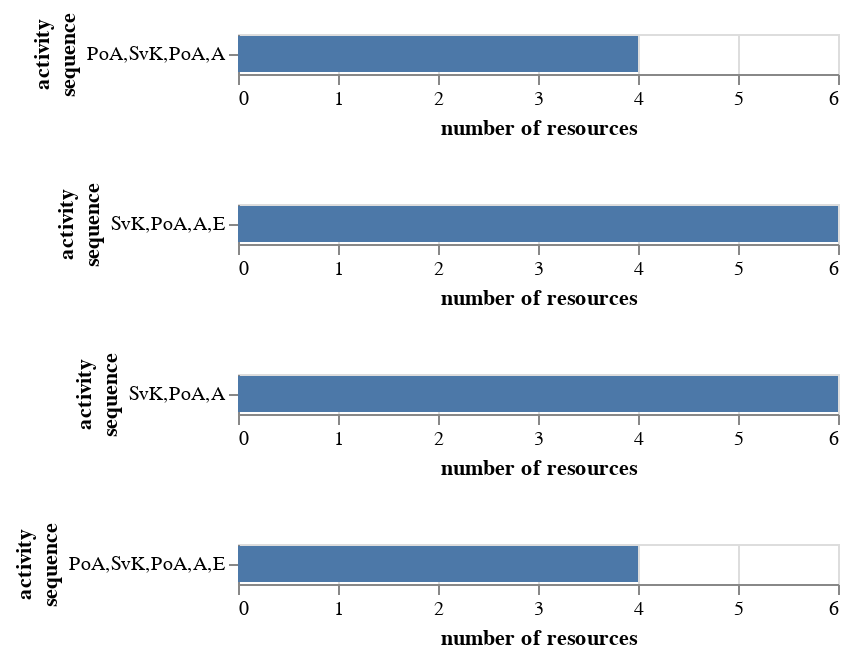

This figure's notebook cell:
### Code cell
charts = []
for seq in short_seqs:
    data = seq_log[seq_log['seq'] == seq].groupby('seq').agg(
        num_res=pd.NamedAgg('resource', 'nunique')
    )
    charts.append(
        alt.Chart(data).mark_bar().encode(
            x=alt.X('num_res:Q').title('number of resources'),
            y=alt.Y('seq:N').title(['activity', 'sequence'])
        )
    )

alt.vconcat(*charts).resolve_scale(x='shared')

### Figure 1 — Vega specification as saved in the notebook (floating-point values rounded to 4 significant figures)
{"$schema": "https://vega.github.io/schema/vega/v5.json", "data": [{"name": "source_0", "values": [{"num_res": 4, "num_res_end": 4.0, "num_res_start": 0.0, "seq": "PoA,SvK,PoA,A"}]}, {"name": "source_1", "values": [{"num_res": 6, "num_res_end": 6.0, "num_res_start": 0.0, "seq": "SvK,PoA,A,E"}]}, {"name": "source_2", "values": [{"num_res": 6, "num_res_end": 6.0, "num_res_start": 0.0, "seq": "SvK,PoA,A"}]}, {"name": "source_3", "values": [{"num_res": 4, "num_res_end": 4.0, "num_res_start": 0.0, "seq": "PoA,SvK,PoA,A,E"}]}, {"name": "source_0_concat_0_y_domain_seq", "values": [{"seq": "PoA,SvK,PoA,A"}]}, {"name": "source_1_concat_1_y_domain_seq", "values": [{"seq": "SvK,PoA,A,E"}]}, {"name": "source_2_concat_2_y_domain_seq", "values": [{"seq": "SvK,PoA,A"}]}, {"name": "source_3_concat_3_y_domain_seq", "values": [{"seq": "PoA,SvK,PoA,A,E"}]}], "signals": [{"name": "concat_0_y_step", "value": 20}, {"name": "concat_0_height", "update": "bandspace(domain('concat_0_y').length, 0.1, 0.05) * concat_0_y_step"}, {"name": "concat_1_y_step", "value": 20}, {"name": "concat_1_height", "update": "bandspace(domain('concat_1_y').length, 0.1, 0.05) * concat_1_y_step"}, {"name": "concat_2_y_step", "value": 20}, {"name": "concat_2_height", "update": "bandspace(domain('concat_2_y').length, 0.1, 0.05) * concat_2_y_step"}, {"name": "concat_3_y_step", "value": 20}, {"name": "concat_3_height", "update": "bandspace(domain('concat_3_y').length, 0.1, 0.05) * concat_3_y_step"}], "marks": [{"type": "group", "name": "concat_0_group", "encode": {"update": {"height": {"signal": "concat_0_height"}, "width": {"signal": "width"}}}, "marks": [{"type": "rect", "name": "concat_0_marks", "from": {"data": "source_0"}, "encode": {"update": {"description": {"signal": "\"number of resources: \" + (format(datum[\"num_res\"], \"\")) + \"; activity, sequence: \" + (isValid(datum[\"seq\"]) ? datum[\"seq\"] : \"\"+datum[\"seq\"])"}, "fill": {"value": "#4c78a8"}, "x2": {"field": "num_res_start", "scale": "x"}, "ariaRoleDescription": {"value": "bar"}, "y": {"field": "seq", "scale": "concat_0_y"}, "x": {"field": "num_res_end", "scale": "x"}, "height": {"signal": "max(0.25, bandwidth('concat_0_y'))"}}}, "style": ["bar"]}], "axes": [{"scale": "x", "ticks": false, "maxExtent": 0, "tickCount": {"signal": "ceil(width/40)"}, "minExtent": 0, "aria": false, "orient": "bottom", "grid": true, "gridScale": "concat_0_y", "domain": false, "zindex": 0, "labels": false}, {"scale": "x", "tickCount": {"signal": "ceil(width/40)"}, "zindex": 0, "labelFlush": true, "grid": false, "labelOverlap": true, "orient": "bottom", "title": "number of resources"}, {"scale": "concat_0_y", "zindex": 0, "grid": false, "title": ["activity", "sequence"], "orient": "left"}], "style": "cell"}, {"type": "group", "name": "concat_1_group", "encode": {"update": {"width": {"signal": "width"}, "height": {"signal": "concat_1_height"}}}, "marks": [{"type": "rect", "name": "concat_1_marks", "from": {"data": "source_1"}, "encode": {"update": {"description": {"signal": "\"number of resources: \" + (format(datum[\"num_res\"], \"\")) + \"; activity, sequence: \" + (isValid(datum[\"seq\"]) ? datum[\"seq\"] : \"\"+datum[\"seq\"])"}, "x": {"field": "num_res_end", "scale": "x"}, "x2": {"field": "num_res_start", "scale": "x"}, "fill": {"value": "#4c78a8"}, "y": {"field": "seq", "scale": "concat_1_y"}, "ariaRoleDescription": {"value": "bar"}, "height": {"signal": "max(0.25, bandwidth('concat_1_y'))"}}}, "style": ["bar"]}], "axes": [{"scale": "x", "ticks": false, "zindex": 0, "domain": false, "labels": false, "minExtent": 0, "orient": "bottom", "tickCount": {"signal": "ceil(width/40)"}, "maxExtent": 0, "gridScale": "concat_1_y", "aria": false, "grid": true}, {"scale": "x", "title": "number of resources", "labelOverlap": true, "grid": false, "orient": "bottom", "tickCount": {"signal": "ceil(width/40)"}, "zindex": 0, "labelFlush": true}, {"scale": "concat_1_y", "zindex": 0, "grid": false, "orient": "left", "title": ["activity", "sequence"]}], "style": "cell"}, {"type": "group", "name": "concat_2_group", "encode": {"update": {"width": {"signal": "width"}, "height": {"signal": "concat_2_height"}}}, "marks": [{"type": "rect", "name": "concat_2_marks", "from": {"data": "source_2"}, "encode": {"update": {"description": {"signal": "\"number of resources: \" + (format(datum[\"num_res\"], \"\")) + \"; activity, sequence: \" + (isValid(datum[\"seq\"]) ? datum[\"seq\"] : \"\"+datum[\"seq\"])"}, "fill": {"value": "#4c78a8"}, "ariaRoleDescription": {"value": "bar"}, "x": {"field": "num_res_end", "scale": "x"}, "x2": {"field": "num_res_start", "scale": "x"}, "y": {"field": "seq", "scale": "concat_2_y"}, "height": {"signal": "max(0.25, bandwidth('concat_2_y'))"}}}, "style": ["bar"]}], "axes": [{"scale": "x", "gridScale": "concat_2_y", "labels": false, "grid": true, "minExtent": 0, "ticks": false, "orient": "bottom", "domain": false, "maxExtent": 0, "aria": false, "tickCount": {"signal": "ceil(width/40)"}, "zindex": 0}, {"scale": "x", "tickCount": {"signal": "ceil(width/40)"}, "zindex": 0, "orient": "bottom", "labelFlush": true, "grid": false, "title": "number of resources", "labelOverlap": true}, {"scale": "concat_2_y", "title": ["activity", "sequence"], "orient": "left", "zindex": 0, "grid": false}], "style": "cell"}, {"type": "group", "name": "concat_3_group", "encode": {"update": {"width": {"signal": "width"}, "height": {"signal": "concat_3_height"}}}, "marks": [{"type": "rect", "name": "concat_3_marks", "from": {"data": "source_3"}, "encode": {"update": {"height": {"signal": "max(0.25, bandwidth('concat_3_y'))"}, "fill": {"value": "#4c78a8"}, "x2": {"field": "num_res_start", "scale": "x"}, "ariaRoleDescription": {"value": "bar"}, "x": {"field": "num_res_end", "scale": "x"}, "y": {"field": "seq", "scale": "concat_3_y"}, "description": {"signal": "\"number of resources: \" + (format(datum[\"num_res\"], \"\")) + \"; activity, sequence: \" + (isValid(datum[\"seq\"]) ? datum[\"seq\"] : \"\"+datum[\"seq\"])"}}}, "style": ["bar"]}], "axes": [{"scale": "x", "tickCount": {"signal": "ceil(width/40)"}, "orient": "bottom", "grid": true, "domain": false, "labels": false, "aria": false, "maxExtent": 0, "minExtent": 0, "ticks": false, "gridScale": "concat_3_y", "zindex": 0}, {"scale": "x", "grid": false, "labelOverlap": true, "tickCount": {"signal": "ceil(width/40)"}, "labelFlush": true, "zindex": 0, "orient": "bottom", "title": "number of resources"}, {"scale": "concat_3_y", "grid": false, "title": ["activity", "sequence"], "zindex": 0, "orient": "left"}], "style": "cell"}], "scales": [{"name": "x", "type": "linear", "domain": {"fields": [{"data": "source_0", "field": "num_res_start"}, {"data": "source_0", "field": "num_res_end"}, {"data": "source_1", "field": "num_res_start"}, {"data": "source_1", "field": "num_res_end"}, {"data": "source_2", "field": "num_res_start"}, {"data": "source_2", "field": "num_res_end"}, {"data": "source_3", "field": "num_res_start"}, {"data": "source_3", "field": "num_res_end"}]}, "range": [0, {"signal": "width"}], "nice": true, "zero": true}, {"name": "concat_0_y", "type": "band", "domain": {"data": "source_0_concat_0_y_domain_seq", "field": "seq", "sort": true}, "range": {"step": {"signal": "concat_0_y_step"}}, "paddingOuter": 0.05, "paddingInner": 0.1}, {"name": "concat_1_y", "type": "band", "domain": {"data": "source_1_concat_1_y_domain_seq", "field": "seq", "sort": true}, "range": {"step": {"signal": "concat_1_y_step"}}, "paddingOuter": 0.05, "paddingInner": 0.1}, {"name": "concat_2_y", "type": "band", "domain": {"data": "source_2_concat_2_y_domain_seq", "field": "seq", "sort": true}, "range": {"step": {"signal": "concat_2_y_step"}}, "paddingInner": 0.1, "paddingOuter": 0.05}, {"name": "concat_3_y", "type": "band", "domain": {"data": "source_3_concat_3_y_domain_seq", "field": "seq", "sort": true}, "range": {"step": {"signal": "concat_3_y_step"}}, "paddingInner": 0.1, "paddingOuter": 0.05}], "layout": {"padding": 20, "columns": 1, "bounds": "full", "align": "each"}, "background": "white", "width": 300, "padding": 5}
